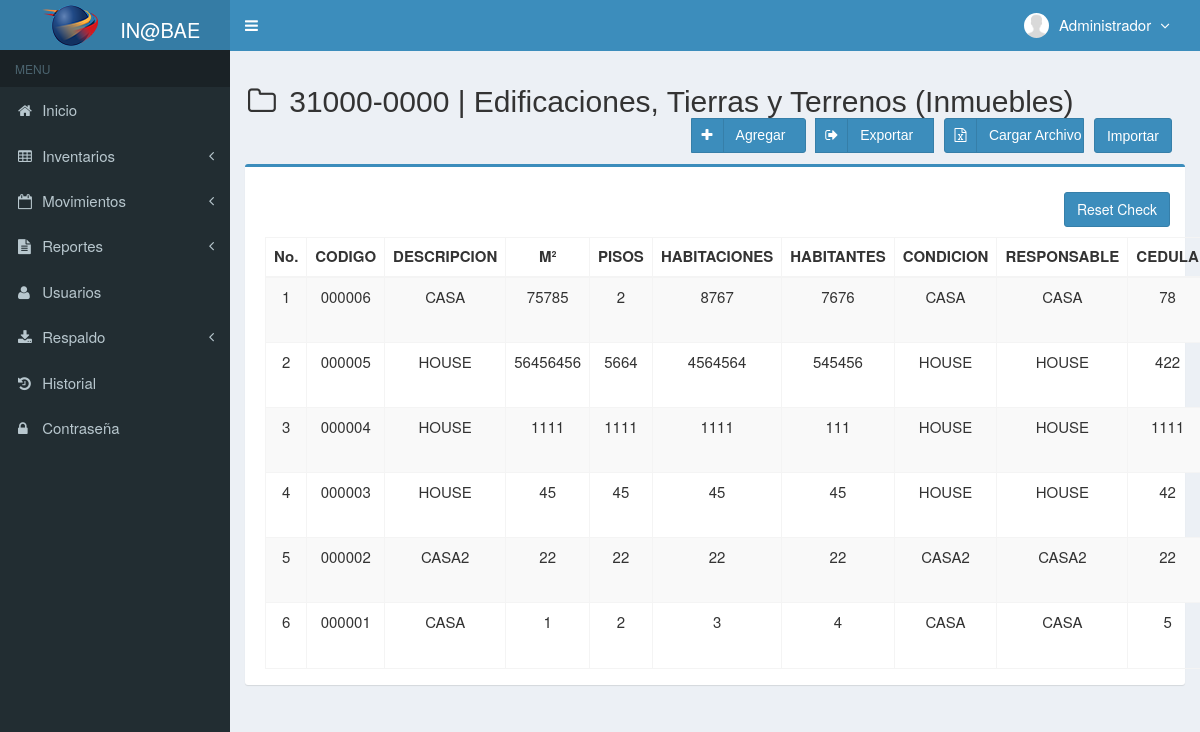
Before: /main.php?module=inmuebles (signed in) with the older database file.
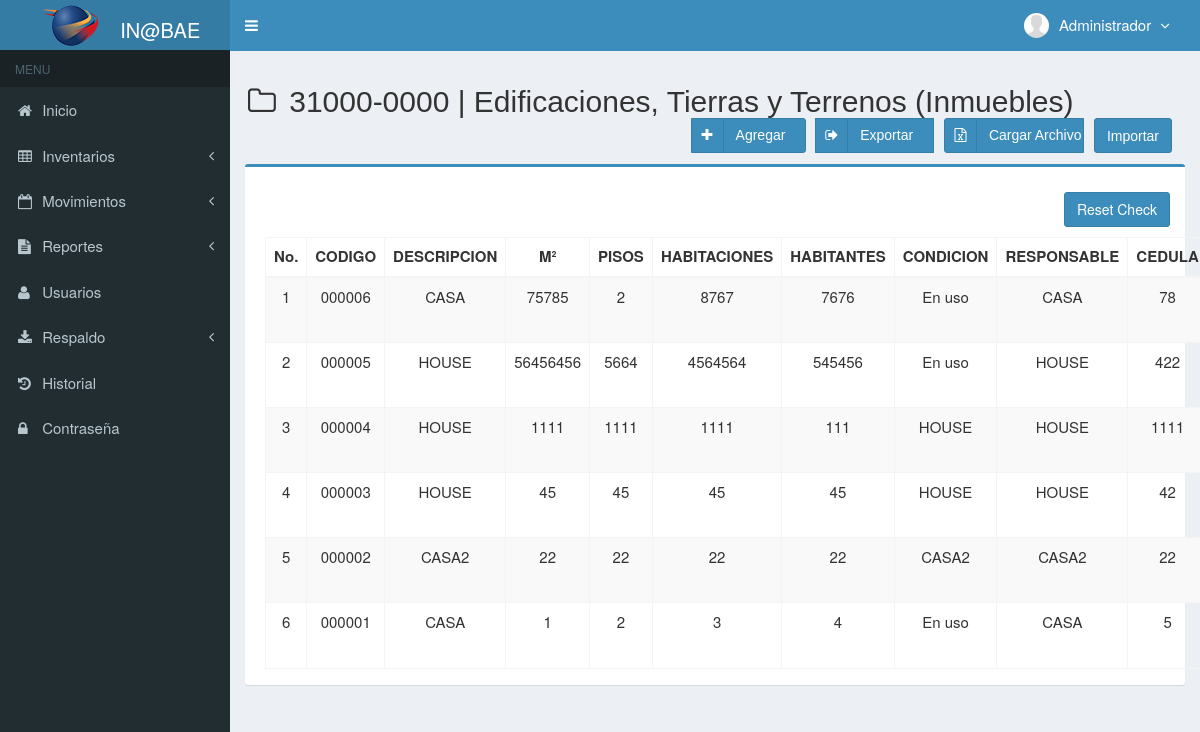
After: the same page with the newer database file.
### tables this page shows
CREATE TABLE `inmuebles` (
  `codigo` varchar(50) NOT NULL,
  `descripcion` varchar(300) DEFAULT NULL,
  `metrosCuadrados` varchar(100) DEFAULT NULL,
  `tipo` varchar(300) DEFAULT NULL,
  `nmroCuartos` int(10) DEFAULT NULL,
  `condicion` varchar(300) DEFAULT NULL,
  `estado` enum('chequeado','nochequeado') DEFAULT 'nochequeado',
  `categoria` varchar(300) DEFAULT NULL,
  `pisos` varchar(10) DEFAULT NULL,
  `responsable` varchar(300) DEFAULT NULL,
  `cedula` varchar(10) DEFAULT NULL,
  `direccion` varchar(300) DEFAULT NULL,
  `habitantes` int(10) DEFAULT NULL,
  `sede` varchar(100) DEFAULT NULL,
  `created_user` varchar(50) DEFAULT NULL,
  `updated_user` varchar(50) DEFAULT NULL,
  `created_date` timestamp NULL DEFAULT NULL,
  `update_date` timestamp NULL DEFAULT NULL
);

### modules/inmuebles/view.php (the view, shortened to what this page needs)
<section class="content-header">
  <h2>
  <i class="fa fa-folder-o icon-title"></i> 31000-0000 | Edificaciones, Tierras y Terrenos (Inmuebles)
    <form action="database/excel_to_mysql_inmuebles.php" method="POST" enctype="multipart/form-data">
        <button class="btn btn-primary pull-right botones" title="Importar" name="archivoInput" data-toggle="tooltip">Importar</button>
        <div class="btn-group pull-right" role="group" aria-label="Basic example">
          <a class="btn btn-primary btn-social pull-right botones anchoInput"  title="Cargar archivo" data-toggle="tooltip">
            <i class="fa fa-file-excel-o"></i>
            <div class="textoInput">
              Cargar Archivo
            </div>
          </a>
          <a class="btn btn-primary btn-social  pull-right botones" href="database\php_excel_inmuebles.php" title="Exportar" data-toggle="tooltip">
            <i class="fa fa-sign-out"></i></i>Exportar&nbsp;&nbsp;
          </a>
          <a class="btn btn-primary btn-social  pull-right botones" href="?module=form_inmuebles&form=add"  title="Agregar" data-toggle="tooltip">
            <i class="fa fa-plus"></i> Agregar&nbsp;&nbsp;
          </a>
        </div>
    </form>
  </h2>
</section>
<br/>
<section class="content">
  <div class="row">
    <div class="col-md-12">
      <div class="box box-primary">
        <div class="box-body">
          <table id="dataTables1" class="table table-bordered table-striped table-hover">
            <thead>
              <tr>
                <th class="center">No.</th>
                <th class="center">CODIGO</th>
                <th class="center">DESCRIPCION</th>
                <th class="center">M²</th>
                <th class="center">PISOS</th>
                <th class="center">HABITACIONES</th>
                <th class="center">HABITANTES</th>
                <th class="center">CONDICION</th>
                <th class="center">RESPONSABLE</th>
                <th class="center">CEDULA</th>
              </tr>
            </thead>
            <tbody>
            <?php
            $no = 1;
            $query = mysqli_query($mysqli, "SELECT * FROM inmuebles WHERE categoria = 'inmuebles'  ORDER BY codigo DESC")
                                            or die('error: '.mysqli_error($mysqli));
            while ($data = mysqli_fetch_assoc($query)) {
              echo "<tr>
                      <td width='50'  class='center'>$no</td>
                      <td width='50'  class='center'>$data[codigo]</td>
                      <td width='200' class='center'>$data[descripcion]</td>
                      <td width='150' class='center'>$data[metrosCuadrados]</td>
                      <td width='150' class='center'>$data[pisos]</td>
                      <td width='100' class='center'>$data[nmroCuartos]</td>
                      <td width='150' class='center'>$data[habitantes]</td>
                      <td width='150' class='center'>$data[condicion]</td>
                      <td width='200' class='center'>$data[responsable]</td>
                      <td width='100' class='center'>$data[cedula]</td>
                      <td width='400' class='center'>$data[direccion]</td>
                      <td width='150' class='center'>$data[sede]</td>
                      <td width='120' class='center'>
                    <div>
                    <a data-toggle='tooltip' data-placement='top' title='Modificar' style='margin-right:0.3px' class='btn btn-primary btn-xs' href='?module=form_inmuebles&form=edit&id=$data[codigo]'>
                        <i style='x:#fff' class='glyphicon glyphicon-edit'></i>
                    </a>";
            ?>
            <?php
              echo "    </div>
                      </td>
                    </tr>";
              $no++;
            }
            ?>
          <div class="row" style="height:35px;">
            <a class="btn btn-primary pull-right botones" id="btnInmueble"  style="height:35px;">
              <i></i> Reset Check
            </a>
          </div>
            </tbody>
          </table>
        </div>
      </div>
    </div>
  </div>
</section><!-- /.content

Changed rows visible on the page:
changed inmuebles id 000006: condicion "CASA" → "En uso"
changed inmuebles id 000005: condicion "HOUSE" → "En uso"
changed inmuebles id 000001: condicion "CASA" → "En uso"
